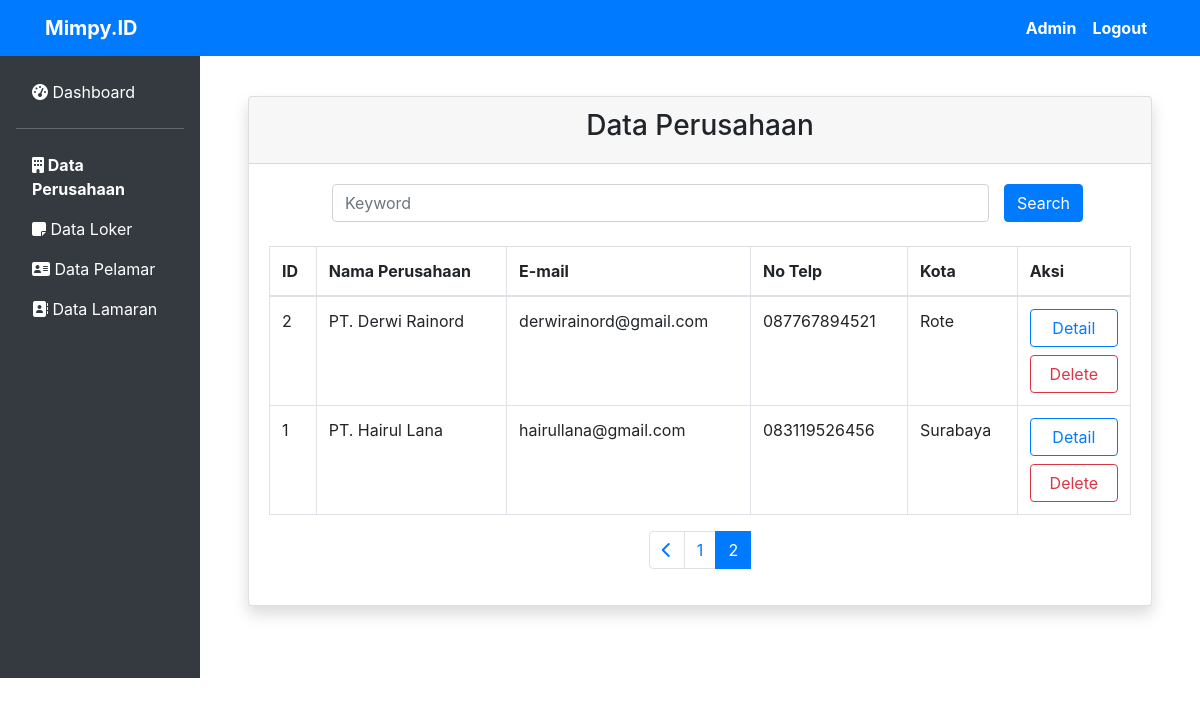
Before: /data-perusahaan.php?page=2 (signed in) with the older database file.
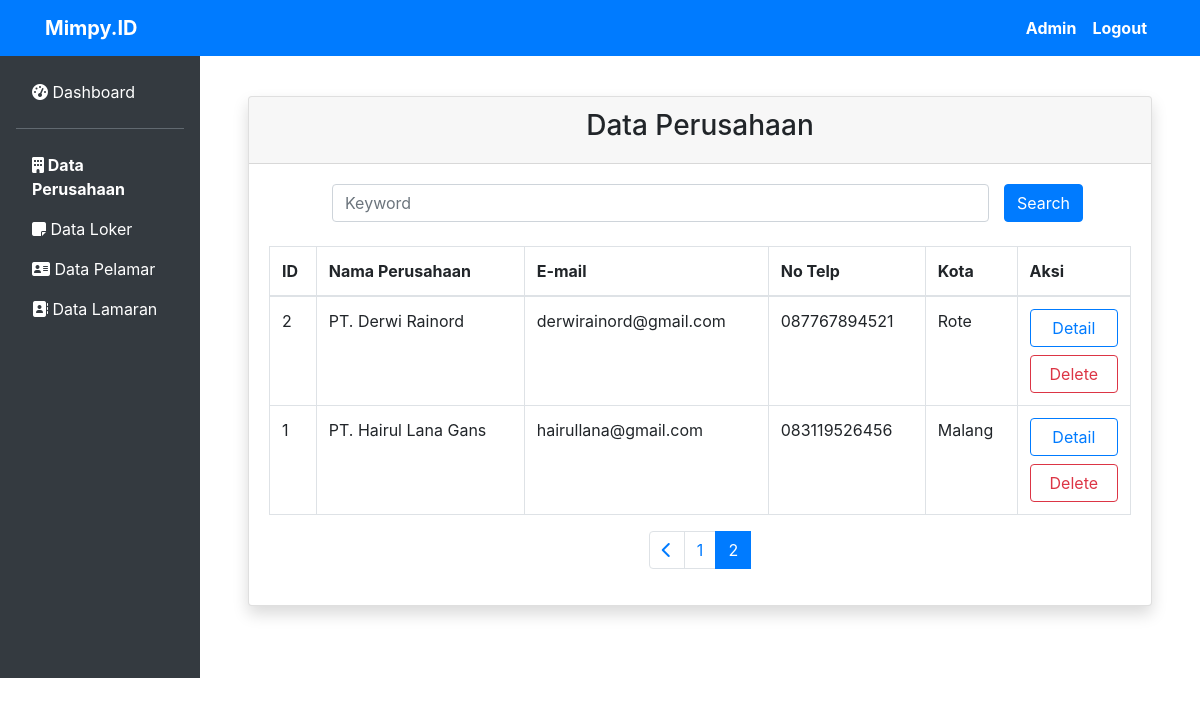
After: the same page with the newer database file.
### tables this page shows
CREATE TABLE `perusahaan` (
  `id` int(11) NOT NULL,
  `nama` varchar(50) NOT NULL,
  `email` varchar(50) NOT NULL,
  `telp` varchar(20) NOT NULL,
  `kota` varchar(30) NOT NULL,
  `alamat` varchar(100) NOT NULL,
  `deskripsi` varchar(512) NOT NULL,
  `foto` text NOT NULL,
  `password` varchar(255) NOT NULL
);

### data-perusahaan.php (the view, shortened to what the changed rows need)
<?php
require "db.php";
?>
<!doctype html>
<html lang="en">
    <head>
        <link rel="stylesheet" href="https://cdn.jsdelivr.net/npm/bootstrap@4.5.3/dist/css/bootstrap.min.css">
        <link rel="stylesheet" href="css/mimpy.id.css">
        <link rel="stylesheet" href="css/dashboard.css">
        <?php require "headtags.php" ?>
    </head>
    <body>
        <div class="row no-gutters">
            <div class="col-md-10 p-5">
                    <div class="card shadow mb-4">
                    <div class="card-body">
                        <div class="table-responsive">
                            <table class="table table-bordered" id="dataTable" width="100%" cellspacing="0">
                            <thead>
                                <tr>
                                    <th>ID</th>
                                    <th>Nama Perusahaan</th>
                                    <th>E-mail</th>
                                    <th>No Telp</th>
                                    <th>Kota</th>
                                    <th>Aksi</th>
                                </tr>
                            </thead>
                            <tbody>
                                <?php
                                    $jumlahDataPerHalaman = 3;
                                    if ( isset($_GET["page"])){
                                        $halamanAktif = $_GET["page"];
                                    }else{
                                        $halamanAktif = 1;
                                    }
                                    $awalData = ( $jumlahDataPerHalaman * $halamanAktif ) - $jumlahDataPerHalaman;
                                    $perusahaan = mysqli_query($db,"SELECT * FROM perusahaan order by id desc LIMIT $awalData, $jumlahDataPerHalaman");
                                    foreach ($perusahaan as $data) :
                                ?>
                                    <tr>
                                        <td><?= $data["id"] ?></td>
                                        <td><?= $data["nama"] ?></td>
                                        <td><?= $data["email"] ?></td>
                                        <td><?= $data["telp"] ?></td>
                                        <td><?= $data["kota"] ?></td>
                                        <td>
                                            <a href="perusahaan.php?id=<?= $data['id'] ?>" class="btn btn-outline-primary btn-block">Detail</a>
                                            <a href="hapus-perusahaan.php?id=<?= $data['id'] ?>" onclick="return confirm('Apakah Anda Yakin Ingin Menghapus Data Perusahaan ?')" class="btn btn-outline-danger btn-block">Delete</a>
                                        </td>
                                    </tr>
                                <?php
                                    endforeach;
                                ?>
                            </tbody>
                            </table>
                        </div>
                    </div>
                </div>
            </div>
        </div>
    </body>
</html>

Changed rows visible on the page:
changed perusahaan "hairullana@gmail.com": nama "PT. Hairul Lana" → "PT. Hairul Lana Gans"; kota "Surabaya" → "Malang"
